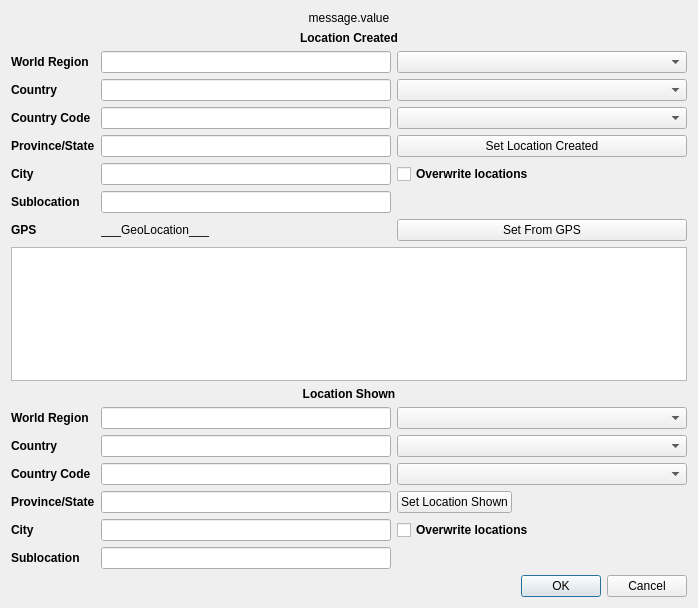
<?xml version="1.0" encoding="UTF-8"?>
<ui version="4.0">
 <class>LocationDialog</class>
 <widget class="QDialog" name="LocationDialog">
  <property name="geometry">
   <rect>
    <x>0</x>
    <y>0</y>
    <width>698</width>
    <height>608</height>
   </rect>
  </property>
  <property name="sizePolicy">
   <sizepolicy hsizetype="Preferred" vsizetype="Fixed">
    <horstretch>0</horstretch>
    <verstretch>0</verstretch>
   </sizepolicy>
  </property>
  <property name="windowTitle">
   <string>Edit Xmp Locations</string>
  </property>
  <layout class="QVBoxLayout" name="verticalLayout_2">
   <item>
    <layout class="QVBoxLayout" name="verticalLayout">
     <item>
      <widget class="QLabel" name="messageLabel">
       <property name="sizePolicy">
        <sizepolicy hsizetype="Preferred" vsizetype="Fixed">
         <horstretch>0</horstretch>
         <verstretch>0</verstretch>
        </sizepolicy>
       </property>
       <property name="text">
        <string>message.value</string>
       </property>
       <property name="alignment">
        <set>Qt::AlignCenter</set>
       </property>
      </widget>
     </item>
     <item>
      <spacer name="verticalSpacer_3">
       <property name="orientation">
        <enum>Qt::Vertical</enum>
       </property>
       <property name="sizeHint" stdset="0">
        <size>
         <width>20</width>
         <height>40</height>
        </size>
       </property>
      </spacer>
     </item>
     <item>
      <widget class="QLabel" name="label_2">
       <property name="sizePolicy">
        <sizepolicy hsizetype="Preferred" vsizetype="Fixed">
         <horstretch>0</horstretch>
         <verstretch>0</verstretch>
        </sizepolicy>
       </property>
       <property name="font">
        <font>
         <weight>75</weight>
         <bold>true</bold>
        </font>
       </property>
       <property name="text">
        <string>Location Created</string>
       </property>
       <property name="alignment">
        <set>Qt::AlignCenter</set>
       </property>
      </widget>
     </item>
    </layout>
   </item>
   <item>
    <layout class="QGridLayout" name="locationCreatedLayout">
     <item row="3" column="0">
      <widget class="QLabel" name="label_34">
       <property name="font">
        <font>
         <weight>75</weight>
         <bold>true</bold>
        </font>
       </property>
       <property name="text">
        <string>Province/State</string>
       </property>
      </widget>
     </item>
     <item row="4" column="0">
      <widget class="QLabel" name="label_35">
       <property name="font">
        <font>
         <weight>75</weight>
         <bold>true</bold>
        </font>
       </property>
       <property name="text">
        <string>City</string>
       </property>
      </widget>
     </item>
     <item row="4" column="1">
      <widget class="QLineEdit" name="lcCity"/>
     </item>
     <item row="2" column="2">
      <widget class="QComboBox" name="lcCountryCodeCombo"/>
     </item>
     <item row="5" column="1">
      <widget class="QLineEdit" name="lcSublocation"/>
     </item>
     <item row="3" column="1">
      <widget class="QLineEdit" name="lcState"/>
     </item>
     <item row="0" column="0">
      <widget class="QLabel" name="label_31">
       <property name="font">
        <font>
         <weight>75</weight>
         <bold>true</bold>
        </font>
       </property>
       <property name="text">
        <string>World Region</string>
       </property>
      </widget>
     </item>
     <item row="0" column="1">
      <widget class="QLineEdit" name="lcRegion"/>
     </item>
     <item row="1" column="1">
      <widget class="QLineEdit" name="lcCountry"/>
     </item>
     <item row="1" column="0">
      <widget class="QLabel" name="label_32">
       <property name="font">
        <font>
         <weight>75</weight>
         <bold>true</bold>
        </font>
       </property>
       <property name="text">
        <string>Country</string>
       </property>
      </widget>
     </item>
     <item row="5" column="0">
      <widget class="QLabel" name="label_36">
       <property name="font">
        <font>
         <weight>75</weight>
         <bold>true</bold>
        </font>
       </property>
       <property name="text">
        <string>Sublocation</string>
       </property>
      </widget>
     </item>
     <item row="2" column="1">
      <widget class="QLineEdit" name="lcCountryCode">
       <property name="inputMask">
        <string>AAA</string>
       </property>
       <property name="maxLength">
        <number>3</number>
       </property>
      </widget>
     </item>
     <item row="2" column="0">
      <widget class="QLabel" name="label_33">
       <property name="font">
        <font>
         <weight>75</weight>
         <bold>true</bold>
        </font>
       </property>
       <property name="text">
        <string>Country Code</string>
       </property>
      </widget>
     </item>
     <item row="1" column="2">
      <widget class="QComboBox" name="lcCountryCombo">
       <property name="sizePolicy">
        <sizepolicy hsizetype="MinimumExpanding" vsizetype="Fixed">
         <horstretch>0</horstretch>
         <verstretch>0</verstretch>
        </sizepolicy>
       </property>
      </widget>
     </item>
     <item row="0" column="2">
      <widget class="QComboBox" name="lcRegionCombo">
       <property name="sizePolicy">
        <sizepolicy hsizetype="MinimumExpanding" vsizetype="Fixed">
         <horstretch>0</horstretch>
         <verstretch>0</verstretch>
        </sizepolicy>
       </property>
       <property name="font">
        <font>
         <weight>50</weight>
         <bold>false</bold>
        </font>
       </property>
      </widget>
     </item>
     <item row="4" column="2">
      <widget class="QCheckBox" name="overwriteLc">
       <property name="font">
        <font>
         <weight>75</weight>
         <bold>true</bold>
        </font>
       </property>
       <property name="text">
        <string>Overwrite locations</string>
       </property>
      </widget>
     </item>
     <item row="3" column="2">
      <widget class="QPushButton" name="lcSetButton">
       <property name="text">
        <string>Set Location Created</string>
       </property>
      </widget>
     </item>
     <item row="6" column="0">
      <widget class="QLabel" name="label_7">
       <property name="font">
        <font>
         <weight>75</weight>
         <bold>true</bold>
        </font>
       </property>
       <property name="text">
        <string>GPS</string>
       </property>
      </widget>
     </item>
     <item row="6" column="2">
      <widget class="QPushButton" name="geolocationButton">
       <property name="text">
        <string>Set From GPS</string>
       </property>
      </widget>
     </item>
     <item row="6" column="1">
      <widget class="QLabel" name="gpsGeoLocation">
       <property name="text">
        <string>___GeoLocation___</string>
       </property>
      </widget>
     </item>
    </layout>
   </item>
   <item>
    <widget class="QTextEdit" name="geoLocationOutputs">
     <property name="readOnly">
      <bool>true</bool>
     </property>
    </widget>
   </item>
   <item>
    <spacer name="verticalSpacer_2">
     <property name="orientation">
      <enum>Qt::Vertical</enum>
     </property>
     <property name="sizeHint" stdset="0">
      <size>
       <width>20</width>
       <height>40</height>
      </size>
     </property>
    </spacer>
   </item>
   <item>
    <widget class="QLabel" name="label">
     <property name="sizePolicy">
      <sizepolicy hsizetype="Preferred" vsizetype="Fixed">
       <horstretch>0</horstretch>
       <verstretch>0</verstretch>
      </sizepolicy>
     </property>
     <property name="font">
      <font>
       <weight>75</weight>
       <bold>true</bold>
      </font>
     </property>
     <property name="text">
      <string>Location Shown</string>
     </property>
     <property name="alignment">
      <set>Qt::AlignCenter</set>
     </property>
    </widget>
   </item>
   <item>
    <layout class="QGridLayout" name="locationShownLayout">
     <item row="3" column="0">
      <widget class="QLabel" name="label_37">
       <property name="font">
        <font>
         <weight>75</weight>
         <bold>true</bold>
        </font>
       </property>
       <property name="text">
        <string>Province/State</string>
       </property>
      </widget>
     </item>
     <item row="4" column="0">
      <widget class="QLabel" name="label_38">
       <property name="font">
        <font>
         <weight>75</weight>
         <bold>true</bold>
        </font>
       </property>
       <property name="text">
        <string>City</string>
       </property>
      </widget>
     </item>
     <item row="4" column="1">
      <widget class="QLineEdit" name="lsCity"/>
     </item>
     <item row="2" column="2">
      <widget class="QComboBox" name="lsCountryCodeCombo"/>
     </item>
     <item row="5" column="1">
      <widget class="QLineEdit" name="lsSublocation"/>
     </item>
     <item row="3" column="1">
      <widget class="QLineEdit" name="lsState"/>
     </item>
     <item row="0" column="0">
      <widget class="QLabel" name="label_39">
       <property name="font">
        <font>
         <weight>75</weight>
         <bold>true</bold>
        </font>
       </property>
       <property name="text">
        <string>World Region</string>
       </property>
      </widget>
     </item>
     <item row="0" column="1">
      <widget class="QLineEdit" name="lsRegion"/>
     </item>
     <item row="1" column="1">
      <widget class="QLineEdit" name="lsCountry"/>
     </item>
     <item row="1" column="0">
      <widget class="QLabel" name="label_40">
       <property name="font">
        <font>
         <weight>75</weight>
         <bold>true</bold>
        </font>
       </property>
       <property name="text">
        <string>Country</string>
       </property>
      </widget>
     </item>
     <item row="5" column="0">
      <widget class="QLabel" name="label_41">
       <property name="font">
        <font>
         <weight>75</weight>
         <bold>true</bold>
        </font>
       </property>
       <property name="text">
        <string>Sublocation</string>
       </property>
      </widget>
     </item>
     <item row="2" column="1">
      <widget class="QLineEdit" name="lsCountryCode">
       <property name="inputMask">
        <string>AAA</string>
       </property>
       <property name="maxLength">
        <number>3</number>
       </property>
      </widget>
     </item>
     <item row="2" column="0">
      <widget class="QLabel" name="label_42">
       <property name="font">
        <font>
         <weight>75</weight>
         <bold>true</bold>
        </font>
       </property>
       <property name="text">
        <string>Country Code</string>
       </property>
      </widget>
     </item>
     <item row="1" column="2">
      <widget class="QComboBox" name="lsCountryCombo">
       <property name="sizePolicy">
        <sizepolicy hsizetype="MinimumExpanding" vsizetype="Fixed">
         <horstretch>0</horstretch>
         <verstretch>0</verstretch>
        </sizepolicy>
       </property>
      </widget>
     </item>
     <item row="0" column="2">
      <widget class="QComboBox" name="lsRegionCombo">
       <property name="sizePolicy">
        <sizepolicy hsizetype="MinimumExpanding" vsizetype="Fixed">
         <horstretch>0</horstretch>
         <verstretch>0</verstretch>
        </sizepolicy>
       </property>
       <property name="font">
        <font>
         <weight>50</weight>
         <bold>false</bold>
        </font>
       </property>
      </widget>
     </item>
     <item row="3" column="2">
      <widget class="QPushButton" name="lsSetButton">
       <property name="sizePolicy">
        <sizepolicy hsizetype="Fixed" vsizetype="Fixed">
         <horstretch>0</horstretch>
         <verstretch>0</verstretch>
        </sizepolicy>
       </property>
       <property name="text">
        <string>Set Location Shown</string>
       </property>
      </widget>
     </item>
     <item row="4" column="2">
      <widget class="QCheckBox" name="overwriteLs">
       <property name="font">
        <font>
         <weight>75</weight>
         <bold>true</bold>
        </font>
       </property>
       <property name="text">
        <string>Overwrite locations</string>
       </property>
      </widget>
     </item>
    </layout>
   </item>
   <item>
    <spacer name="verticalSpacer">
     <property name="orientation">
      <enum>Qt::Vertical</enum>
     </property>
     <property name="sizeHint" stdset="0">
      <size>
       <width>20</width>
       <height>40</height>
      </size>
     </property>
    </spacer>
   </item>
   <item>
    <widget class="QDialogButtonBox" name="buttonBox">
     <property name="orientation">
      <enum>Qt::Horizontal</enum>
     </property>
     <property name="standardButtons">
      <set>QDialogButtonBox::Cancel|QDialogButtonBox::Ok</set>
     </property>
    </widget>
   </item>
  </layout>
 </widget>
 <resources/>
 <connections>
  <connection>
   <sender>buttonBox</sender>
   <signal>accepted()</signal>
   <receiver>LocationDialog</receiver>
   <slot>accept()</slot>
   <hints>
    <hint type="sourcelabel">
     <x>248</x>
     <y>254</y>
    </hint>
    <hint type="destinationlabel">
     <x>157</x>
     <y>274</y>
    </hint>
   </hints>
  </connection>
  <connection>
   <sender>buttonBox</sender>
   <signal>rejected()</signal>
   <receiver>LocationDialog</receiver>
   <slot>reject()</slot>
   <hints>
    <hint type="sourcelabel">
     <x>316</x>
     <y>260</y>
    </hint>
    <hint type="destinationlabel">
     <x>286</x>
     <y>274</y>
    </hint>
   </hints>
  </connection>
 </connections>
</ui>
